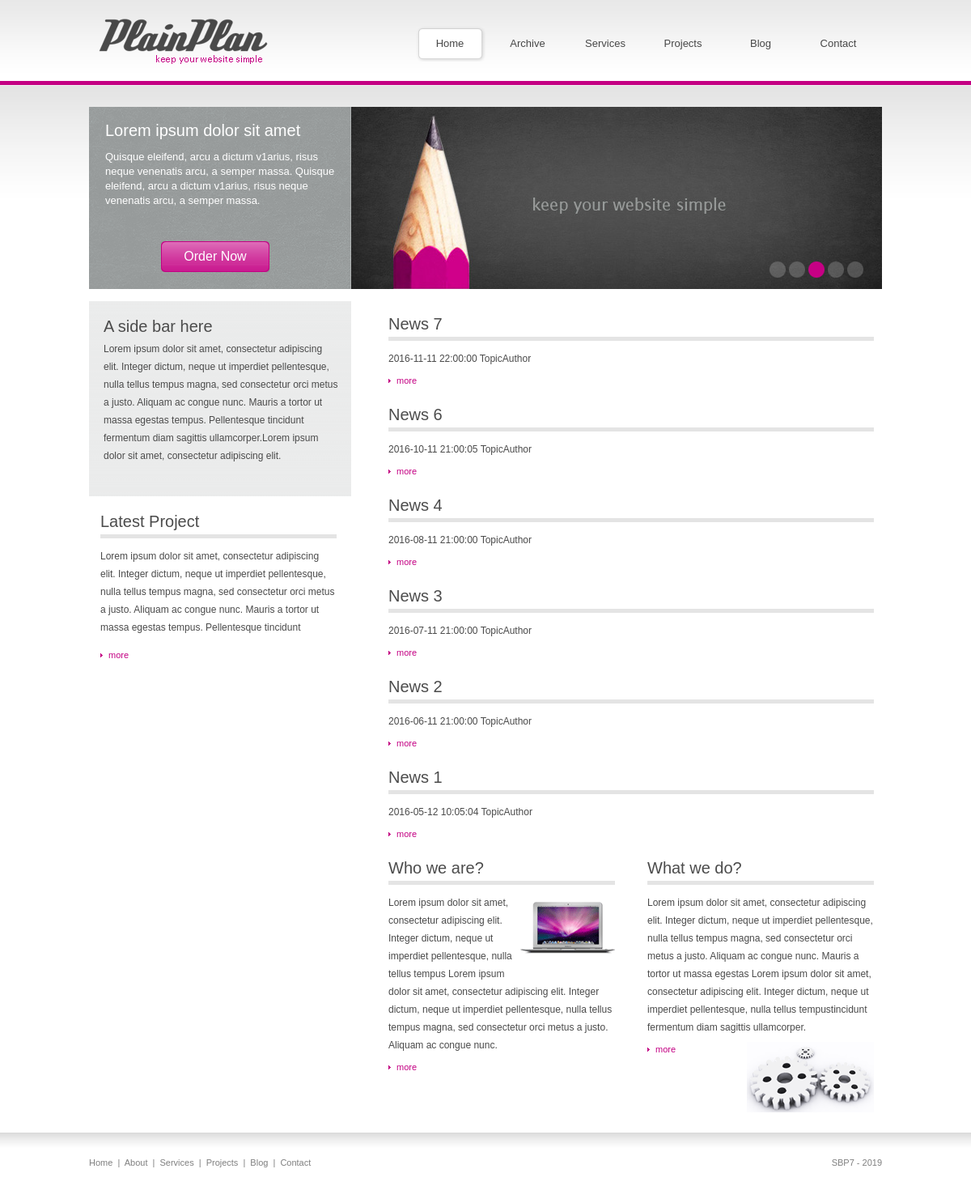
The app's page /news/archive with its own data.
### tables this page shows
CREATE TABLE `news` (
  `id` int(11) NOT NULL,
  `title` varchar(255) NOT NULL,
  `date` timestamp NOT NULL DEFAULT CURRENT_TIMESTAMP,
  `short_content` text NOT NULL,
  `content` text NOT NULL,
  `author_name` varchar(255) NOT NULL,
  `preview` varchar(255) NOT NULL,
  `type` varchar(50) DEFAULT NULL
);

### config/routes.php (called while the page is built)
<?php
return [
    'news/([0-9]+)' => 'news/view/$1',
    'news/archive' => 'news/archive',
    'news' => 'news/home',
]
?>

### controllers/NewsController.php (called while the page is built, shortened)
<?php
    include_once ROOT.'/models/News.php';
class NewsController
{
    public function actionArchive ()
    {
        $newsArchive = News::getNewsArchive();
        require_once (ROOT.'/views/news/archive.php');
        return true;
    }
}
?>

### index.php (called while the page is built, shortened)
<?php
require_once (ROOT. '/components/Router.php');
$router = new Router();
$router->run();
?>

### models/News.php (called while the page is built, shortened)
<?php
class News
{
    public static function getNewsArchive ()
    {
        $db = Db::getConnection();
        $newsArchive = [];
        $result = $db->query('SELECT id, title, date, author_name FROM news ORDER BY date DESC LIMIT 4, 6');
        $i=0;
        while ($row = $result->fetch()){
            $newsArchive[$i]['id']=$row['id'];
            $newsArchive[$i]['title']=$row['title'];
            $newsArchive[$i]['date']=$row['date'];
            $newsArchive[$i]['author_name']=$row['author_name'];
            $i++;
        }
        return $newsArchive;
    }
}
?>

### views/news/archive.php (the view, shortened to what this page needs)
<!DOCTYPE html PUBLIC "-//W3C//DTD XHTML 1.0 Transitional//EN" "http://www.w3.org/TR/xhtml1/DTD/xhtml1-transitional.dtd">
<html lang="en-US" xmlns="http://www.w3.org/1999/xhtml" dir="ltr">
<head>
	<link rel="stylesheet" href="../../template/css/style.css" type="text/css" media="all" />
</head>
<body>
<div id="header">
	<div class="shell">
		<h1 id="logo" class="notext"><a href="#">Plain Plan - Keep youy website simple</a></h1>
		<div id="navigation">
			<ul>
			    <li><a href="/news" class="active">Home</a></li>
			    <li><a href="/news/archive">Archive</a></li>
			    <li><a href="#">Services</a>
			    </li>
			    <li><a href="#">Projects</a></li>
			    <li><a href="#">Blog</a></li>
			    <li><a href="#">Contact</a></li>
			</ul>
		</div>
	</div>
</div>
<div id="slider">
	<div class="shell">
		<div class="slider-left">
			<h2>Lorem ipsum dolor sit amet</h2>
			<p>Quisque eleifend, arcu a dictum v1arius, risus neque venenatis arcu, a semper massa. Quisque eleifend, arcu a dictum v1arius, risus neque venenatis arcu, a semper massa.</p>
			<a href="#" class="order-now">Order Now</a>
		</div>
		<div class="slider-right">
			<div class="slider-content">
				<ul>
				    <li><img src="../../template/images/slider-image.jpg" alt="" /></li>
				</ul>
			</div>
			<div class="slider-nav">
				<ul>
				    <li><a href="#">1</a></li>
				    <li><a href="#">2</a></li>
				    <li><a href="#" class="active">3</a></li>
				    <li><a href="#">4</a></li>
				    <li><a href="#">5</a></li>
				</ul>
			</div>
		</div>
	</div>
</div>
<div id="main">
	<div class="shell">
		<div id="sidebar">
			<div class="text-container">
				<h2>A side bar here</h2>
				<p>Lorem ipsum dolor sit amet, consectetur adipiscing elit. Integer dictum, neque ut imperdiet pellentesque, nulla tellus tempus magna, sed consectetur orci metus a justo. Aliquam ac congue nunc. Mauris a tortor ut massa egestas tempus. Pellentesque tincidunt fermentum diam sagittis ullamcorper.Lorem ipsum dolor sit amet, consectetur adipiscing elit.</p>
			</div>
			<div class="post">
				<h2>Latest Project</h2>
				<p>Lorem ipsum dolor sit amet, consectetur adipiscing elit. Integer dictum, neque ut imperdiet pellentesque, nulla tellus tempus magna, sed consectetur orci metus a justo. Aliquam ac congue nunc. Mauris a tortor ut massa egestas tempus. Pellentesque tincidunt </p>
				<a href="#" class="more">more</a>
			</div>
		</div>
		<div id="content">
            <?php foreach ($newsArchive as $newsItem) : ?>
			<div class="col">
				<div class="post">
					<h2><?php echo $newsItem['title'] ?></h2>
					<p><?php echo $newsItem['date'].' '.$newsItem['author_name'] ?></p>
					<a href="<?php echo '/news/'.$newsItem['id'] ?>" class="more">more</a>
				</div>
			</div>
			<?php endforeach; ?>
			<div class="col cols-2">
				<div class="post">
					<h2>Who we are?</h2>
					<img src="../../template/images/post-image3.gif" alt="" class="right" />
					<p>Lorem ipsum dolor sit amet, consectetur adipiscing elit. Integer dictum, neque ut imperdiet pellentesque, nulla tellus tempus Lorem ipsum dolor sit amet, consectetur adipiscing elit. Integer dictum, neque ut imperdiet pellentesque, nulla tellus tempus magna, sed consectetur orci metus a justo. Aliquam ac congue nunc. </p>
					<a href="#" class="more">more</a>
				</div>
			</div>
			<div class="col cols-2 last">
				<div class="post">
					<h2>What we do?</h2>
					<p>Lorem ipsum dolor sit amet, consectetur adipiscing elit. Integer dictum, neque ut imperdiet pellentesque, nulla tellus tempus magna, sed consectetur orci metus a justo. Aliquam ac congue nunc. Mauris a tortor ut massa egestas Lorem ipsum dolor sit amet, consectetur adipiscing elit. Integer dictum, neque ut imperdiet pellentesque, nulla tellus tempustincidunt fermentum diam sagittis ullamcorper.</p>
					<a href="#" class="more left">more</a>
					<img src="../../template/images/post-image4.gif" alt="" class="right" />
				</div>
			</div>
		</div>
	</div>
</div>
<div id="footer">
	<div class="shell">
		<p class="left">
			<a href="#">Home</a>
			<span>|</span>
			<a href="#">About</a>
			<span>|</span>
			<a href="#">Services</a>
			<span>|</span>
			<a href="#">Projects</a>
			<span>|</span>
			<a href="#">Blog</a>
			<span>|</span>
			<a href="#">Contact</a>
		</p>
		<p class="right">
			SBP7 - 2019
        </p>
	</div>
</div>
</body>
</html>

### components/Router.php (shortened to what this page needs)
<?php
class Router
{
    private  $routes;
    public function __construct()
    {
        $routesPath = ROOT.'/config/routes.php';
        $this->routes = include ($routesPath);
    }
    private function getURI ()
    {
        if (!empty($_SERVER['REQUEST_URI'])){
            return trim ($_SERVER['REQUEST_URI'], '/');
        }
        return false;
    }
    public function run ()
    {
        $uri = $this->getURI ();
        foreach ($this->routes as $uriPattern => $path) {
            if (preg_match("~$uriPattern~", $uri)){
                $internalRoute = preg_replace("~$uriPattern~", $path, $uri);
                $segments = explode('/', $internalRoute);
                $controllerName = array_shift($segments).'Controller';
                $actionName = 'action'.ucfirst(array_shift($segments));
                $parameters = $segments;
                $controllerObject = new $controllerName;
                $result = call_user_func_array( array($controllerObject,$actionName), $parameters);
                if ($result != null ) {
                    break;
                }
            }
        }
    }
}
?>

### template/css/style.css (style rules this page uses)
* { margin: 0; padding: 0; outline:0; }
body { font-size: 12px; line-height: 22px; font-family: "Lucida Sans", Arial, Helvetica, sans-serif; color: #4a4a4a; background: #fff url(../images/bg.gif) repeat-x 0 106px; }
a { color: #0252aa; text-decoration: none; cursor:pointer; }
.notext { font-size: 0; line-height: 0; text-indent: -4000px; }
.left, .alignleft { float: left; display: inline; }
.right, .alignright { float: right; display: inline; }
.shell { width: 980px; margin: 0 auto; }
.last { margin-right: 0 !important; }
#header { position: relative; height: 106px; background: url(../images/header-bg.gif) repeat-x 0 0; margin-bottom: 26px; z-index: 5; }
h1#logo { float: left; display: inline; width: 210px; height: 56px; margin: 23px 0 0 12px; }
h1#logo a { display: block; height: 56px; background: url(../images/logo.gif) no-repeat 0 0; }
#navigation { position: relative; float: right; display: inline; margin-top: 32px; z-index: 5; }
#navigation ul { list-style: none outside none; }
#navigation ul li { position: relative; float: left; display: inline; margin-right: 10px; }
#navigation ul li a { width: 84px; height: 44px; display: block; color: #474747; font-size: 13px; text-align: center; line-height: 43px; padding-right: 2px; }
#navigation ul li a:hover, #navigation ul li a.active, #navigation ul li a.hover { background: url(../images/nav-hover.gif) no-repeat 0 0; text-decoration: none; z-index: 1; }
#slider { position: relative; z-index: 1; height: 225px; margin-bottom: 15px; }
#slider .shell { position: relative; height: 225px; }
.slider-left { float: left; display: inline; width: 284px; height: 207px; background: url(../images/slider-left-bg.gif) no-repeat 0 0; color: #fff; padding: 18px 20px 0 20px; }
.slider-left h2 { font-size: 20px; font-weight: normal; margin-bottom: 13px; }
.slider-left p { font-size: 13px; line-height: 18px; font-family: Arial; }
.slider-left .order-now { display: block; width: 134px; height: 38px; background: url(../images/ordernow.gif) no-repeat 0 0; font-size: 16px; color: #fff; line-height: 37px; text-align: center; margin: 41px 0 0 69px; }
.slider-right { position: relative; float: left; display: inline; width: 656px; height: 225px; }
.slider-content { position: relative; width: 656px; height: 225px; overflow: hidden; }
.slider-content ul { list-style: none outside none; height: 100%; overflow: hidden; }
.slider-content ul li, .jcarousel-clip { position: relative; width: 656px; height: 225px; z-index: 1; }
.slider-nav { position: absolute; bottom: 14px; right: 19px; display: block; z-index: 10; }
.slider-nav ul { list-style: none outside none; }
.slider-nav ul li { float: left; display: inline; width: 20px; height: 20px; margin-right: 4px; }
.slider-nav ul li a { width: 20px; height: 20px; display: block; background: url(../images/slider-nav.png) no-repeat 0 0; font-size: 0; line-height: 0; text-indent: -4000px; }
.slider-nav ul li a:hover, .slider-nav ul li a.active { background: url(../images/slider-nav-hover.png) no-repeat 0 0; }
#main h2 { font-size: 20px; font-weight: normal; color: #4c4c4c; }
#sidebar { float: left; display: inline; width: 324px; }
#sidebar .text-container { min-height: 221px; background: #eaebeb url(../images/text-containerbg.gif) repeat-x 0 0; padding: 20px 15px 0 18px; margin-bottom: 20px; }
#sidebar .text-container h2 { margin-bottom: 6px; }
.post h2 { border-bottom: 5px solid #e4e4e4; padding-bottom: 5px; margin-bottom: 11px; }
.post .more { display: block; background: url(../images/pink-arrow.gif) no-repeat 0 4px; color: #c40083; font-size: 11px; line-height: 12px; padding-left: 10px; margin-top: 10px; }
#sidebar .post { padding: 0 18px 0 14px; }
#sidebar .post .more { margin-top: 17px; }
#content { float: right; display: inline; width: 600px; padding-top: 17px; margin-right: 10px; }
.col { margin-bottom: 25px; }
.cols-2 { float: left; display: inline; width: 280px; margin-right: 40px; }
#footer { height: 87px; background: url(../images/footer-bg.gif) repeat-x 0 0; font-size: 11px; color: #7f7f7f; }
#footer .shell { padding: 26px 0 0 0; }
#footer a { color: #7f7f7f; }
#footer p.left span { padding: 0 3px; }

### records on screen
news: title "News 7", date "2016-11-11 22:00:00", author_name "TopicAuthor"
news: title "News 6", date "2016-10-11 21:00:05", author_name "TopicAuthor"
news: title "News 4", date "2016-08-11 21:00:00", author_name "TopicAuthor"
news: title "News 3", date "2016-07-11 21:00:00", author_name "TopicAuthor"
news: title "News 2", date "2016-06-11 21:00:00", author_name "TopicAuthor"
news: title "News 1", date "2016-05-12 10:05:04", author_name "TopicAuthor"
